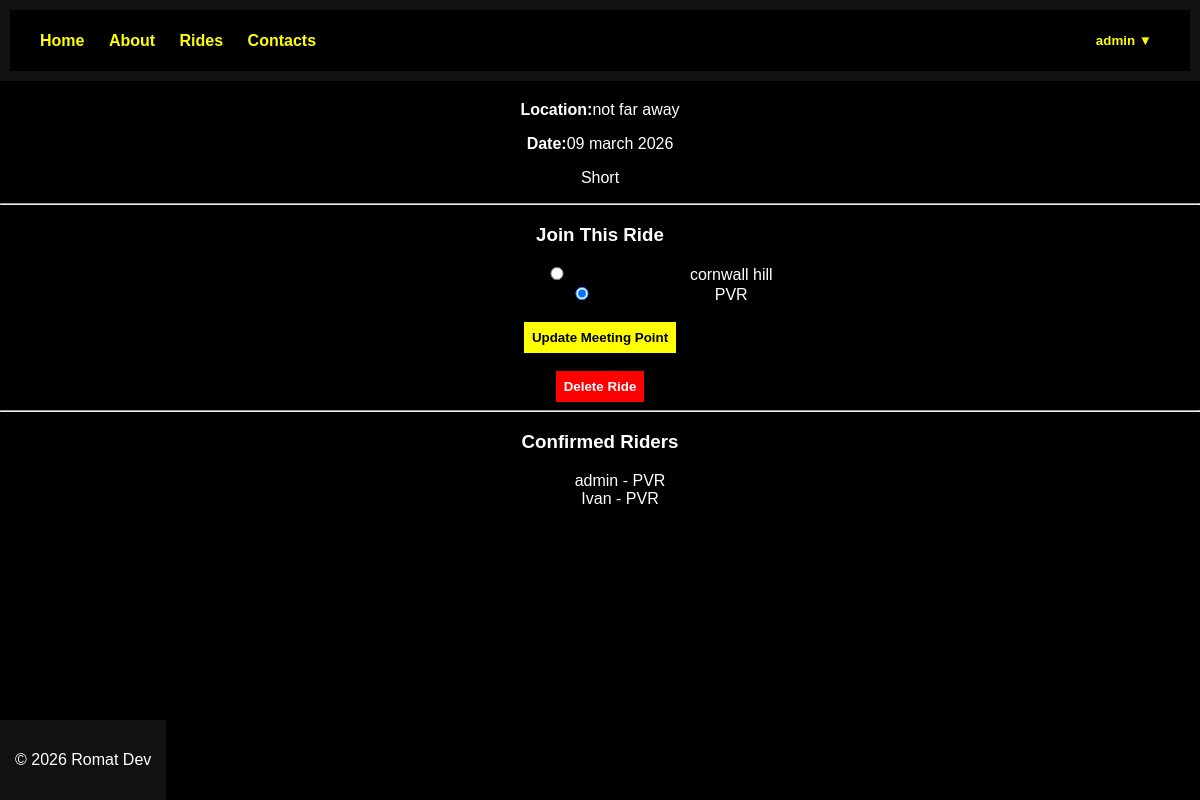
The app's page /ride/2 (signed in) with its own data.
### app.py (models this page shows)
class User(UserMixin, db.Model):
    id = db.Column(db.Integer, primary_key=True)
    username = db.Column(db.String(150), unique=True, nullable=False)
    password = db.Column(db.String(200), nullable=False)
    role = db.Column(db.String(20), default='member')
    approved = db.Column(db.Boolean, default=False)
    is_senior = db.Column(db.Boolean, default=False)
    chapter = db.Column(db.String(50))

class Ride(db.Model):
    id = db.Column(db.Integer, primary_key=True)
    title = db.Column(db.String(200))
    location = db.Column(db.String(200))
    ride_date = db.Column(db.String(100))
    description = db.Column(db.Text)
    created_by = db.Column(db.Integer)
    meeting_points = db.relationship(
        'MeetingPoint',
        backref='ride',
        cascade="all, delete-orphan"
    )
    participants = db.relationship(
        'RideParticipant',
        backref='ride',
        cascade='all, delete-orphan'
    )

class MeetingPoint(db.Model):
    id = db.Column(db.Integer, primary_key=True)
    ride_id = db.Column(db.Integer, db.ForeignKey('ride.id'), nullable=False)
    location_name = db.Column(db.String(200))

class RideParticipant(db.Model):
    id = db.Column(db.Integer, primary_key=True)
    ride_id = db.Column(db.Integer, db.ForeignKey('ride.id'), nullable=False)
    user_id = db.Column(db.Integer)
    meeting_point = db.Column(db.String(200))

### app.py (the view, shortened to what this page needs)
@app.route('/ride/<int:ride_id>', methods=['GET', 'POST'])
def ride_detail(ride_id):
    ride = Ride.query.get_or_404(ride_id)
    meeting_points = MeetingPoint.query.filter_by(ride_id=ride.id).all()
    participant = None
    if current_user.is_authenticated:
        participant = RideParticipant.query.filter_by(
            ride_id=ride.id,
            user_id=current_user.id
        ).first()
    participants = RideParticipant.query.filter_by(ride_id=ride.id).all()
    ride_participants = []
    for p in participants:
        user = User.query.get(p.user_id)
        ride_participants.append({
            'username': user.username,
            'meeting_point': p.meeting_point
        })
    return render_template(
        'ride_detail.html',
        ride=ride,
        meeting_points=meeting_points,
        participant=participant,
        ride_participants=ride_participants
    )

### app.py (called while the page is built)
@login_manager.user_loader
def load_user(user_id):
    return User.query.get(int(user_id))

### templates/ride_detail.html (shortened to what this page needs)
{% extends 'base.html' %}
{% block content %}
<p><strong>Location:</strong>{{ ride.location }}</p>
<p><strong>Date:</strong>{{ ride.ride_date }}</p>
<p>{{ ride.description }}</p>
<hr>
{% if current_user.is_authenticated %}
    <h3>Join This Ride</h3>
    <form method="POST">
        {% for point in meeting_points %}
            <input type="radio"
                   name="meeting_point"
                   value="{{ point.location_name }}"
                   {% if participant and participant.meeting_point == point.location_name %}
                        checked
                    {% endif %}
                    required>
            {{ point.location_name}}
            <br>
        {% endfor %}
        <br>
        <button type="submit">
            {% if participant %}
                Update Meeting Point
            {% else %}
                Join Ride
            {% endif %}
        </button>
    </form>
    <br>
    {% if current_user.is_authenticated and current_user.role == "senior" %}
    <form method="POST"
          action="{{ url_for('delete_ride', ride_id=ride.id) }}"
          onsubmit="return confirm('Are you sure you want to delete this ride?');">
        <button type="submit" style="background-color:red; color:white;">
            Delete Ride
        </button>
    </form>
{% endif %}
{% else %}
    <p><a href="{{ url_for('login')}}">Login</a> to join this ride.</p>
{% endif %}
<hr>
{% if current_user.is_authenticated %}
    <h3>Confirmed Riders</h3>
    <ul class="confirmed-riders">
        {% for rider in ride_participants %}
            <li>{{ rider.username }} - {{rider.meeting_point }}</li>
        {% else %}
            <p>No riders have confirmed yet.</p>
        {% endfor %}
    </ul>
{% endif %}
{% endblock %}

### templates/base.html (shortened to what this page needs)
<!DOCTYPE html>
<html lang="en">
<head>
    <link rel="stylesheet" href="{{ url_for('static', filename='css/style.css') }}">
</head>
<body>
<header>
    <nav class="navbar">
        <div class="nav-left">
            <a href="{{ url_for('index') }}">Home</a>
            <a href="{{ url_for('about') }}">About</a>
            <a href="{{ url_for('rides') }}">Rides</a>
            <a href="{{ url_for('contacts') }}">Contacts</a>
        </div>
        <div class="nav-right">
            {% if current_user.is_authenticated %}
            <div class="dropdown">
                <button class="dropbtn">
                    {{ current_user.username }} ▼
                </button>
            </div>
            {% else %}
                <a href="{{ url_for('login') }}">Login</a>
                <a href="{{ url_for('register') }}">Register</a>
            {% endif %}
        </div>
    </nav>
</header>
<main>
    {% block content %}
    {% endblock %}
</main>
<footer>
    <p>© 2026 Romat Dev</p>
</footer>
</body>
</html>

### static/css/style.css (style rules this page uses)
body { background-color: black; color: white; font-family: Arial, Helvetica, sans-serif; margin: 0; text-align: center; }
header { background-color: #111; padding: 10px; }
.navbar { display:flex; justify-content:space-between; align-items:center; background:black; padding:15px 30px; }
.navbar a { color:yellow; text-decoration:none; margin-right:20px; font-weight:bold; }
.nav-right { position:relative; }
.dropbtn { background:black; color:yellow; border:none; font-weight:bold; cursor:pointer; }
.dropdown { position:relative; display:inline-block; }
footer { background-color: #111; text-align: center; padding: 15px; margin-top: 40px; position: fixed; bottom: 0; }
input { padding: 8px; width: 250px; background-color: #222; border: 1px solid yellow; color: white; }
button { padding: 8px; background-color: yellow; border: none; font-weight: bold; cursor: pointer; }
.confirmed-riders li { list-style-type: none; }

### records on screen
User: username "admin", username "admin"
Ride: location "not far away", ride_date "09 march 2026", description "Short"
MeetingPoint: location_name "cornwall hill"
MeetingPoint: location_name "☑", location_name "PVR"
RideParticipant: meeting_point "PVR"
User: username "Ivan"
RideParticipant: meeting_point "PVR"
